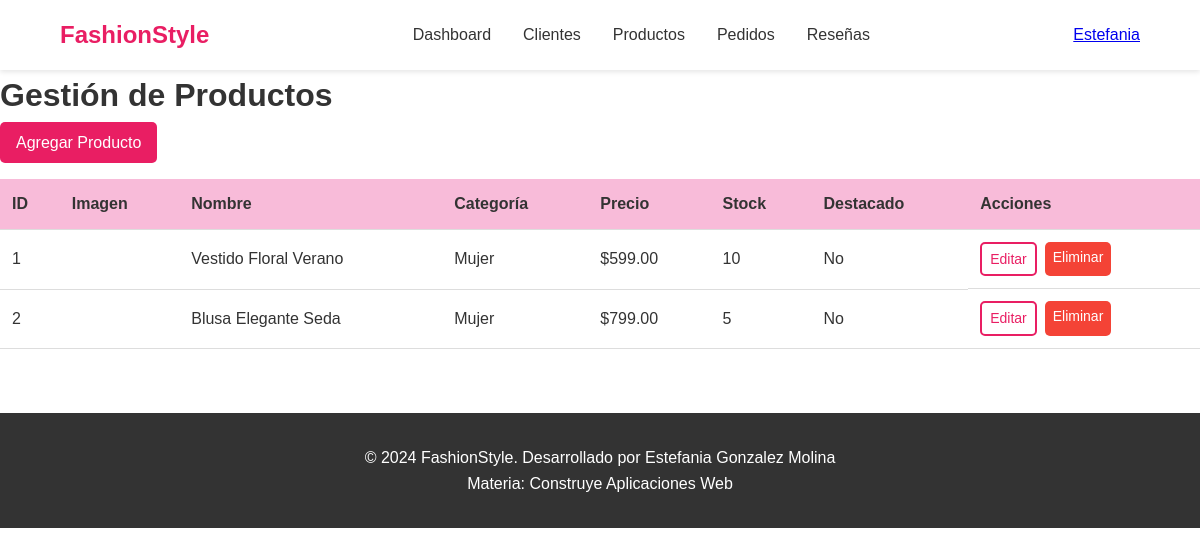
The page /administrador/productos/ (signed in) on the database its author committed.
### tienda/models.py (models this page shows, shortened)
class Usuario(AbstractUser):
    TIPO_USUARIO = [
        ('admin', 'Administrador'),
        ('cliente', 'Cliente'),
    ]
    tipo_usuario = models.CharField(max_length=10, choices=TIPO_USUARIO, default='cliente')
    telefono = models.CharField(max_length=15, blank=True)
    calle = models.CharField(max_length=100, blank=True)
    numero_casa = models.CharField(max_length=10, blank=True)
    colonia = models.CharField(max_length=100, blank=True)
    ciudad = models.CharField(max_length=100, blank=True)
    codigo_postal = models.CharField(max_length=10, blank=True)
    descripcion_direccion = models.TextField(blank=True)
    fecha_registro = models.DateTimeField(auto_now_add=True)
    metodo_pago = models.CharField(max_length=50, blank=True)

class Producto(models.Model):
    TALLAS = [
        ('XS', 'Extra Small'),
        ('S', 'Small'),
        ('M', 'Medium'),
        ('L', 'Large'),
        ('XL', 'Extra Large'),
        ('XXL', 'Extra Extra Large'),
    ]
    TEMPORADAS = [
        ('primavera', 'Primavera'),
        ('verano', 'Verano'),
        ('otono', 'Otoño'),
        ('invierno', 'Invierno'),
    ]
    TIPOS = [
        ('camisa', 'Camisa'),
        ('pantalon', 'Pantalón'),
        ('vestido', 'Vestido'),
        ('falda', 'Falda'),
        ('blusa', 'Blusa'),
        ('chaqueta', 'Chaqueta'),
        ('zapatos', 'Zapatos'),
        ('accesorio', 'Accesorio'),
    ]
    categoria = models.ForeignKey(Categoria, on_delete=models.CASCADE)
    nombre = models.CharField(max_length=100)
    descripcion = models.TextField()
    precio = models.DecimalField(max_digits=10, decimal_places=2)
    stock = models.IntegerField(default=0)
    talla = models.CharField(max_length=10, choices=TALLAS)
    color = models.CharField(max_length=50)
    material = models.CharField(max_length=100)
    temporada = models.CharField(max_length=20, choices=TEMPORADAS)
    tipo = models.CharField(max_length=20, choices=TIPOS)
    imagen = models.ImageField(upload_to='productos/')
    destacado = models.BooleanField(default=False)
    fecha_creacion = models.DateTimeField(auto_now_add=True)
    edad_recomendada = models.CharField(max_length=20, blank=True)

class Categoria(models.Model):
    nombre = models.CharField(max_length=50)
    descripcion = models.TextField(blank=True)

### tienda/views.py (the view)
# urls.py: path('administrador/productos/', views.gestion_productos, name='gestion_productos'),
@login_required
@user_passes_test(es_administrador)
def gestion_productos(request):
    productos = Producto.objects.all()
    categorias = Categoria.objects.all()
    return render(request, 'tienda/gestion_productos.html', {
        'productos': productos,
        'categorias': categorias
    })

### tienda/views.py (called while the page is built)
def es_administrador(user):
    return user.is_authenticated and user.tipo_usuario == 'admin'

### tienda/templates/tienda/gestion_productos.html (shortened to what this page needs)
{% extends 'tienda/base.html' %}
{% block content %}
<div class="gestion-container">
    <div class="gestion-header">
        <h1>Gestión de Productos</h1>
        <a href="{% url 'crear_producto' %}" class="btn btn-primary">Agregar Producto</a>
    </div>
    <table class="gestion-table">
        <thead>
            <tr>
                <th>ID</th>
                <th>Imagen</th>
                <th>Nombre</th>
                <th>Categoría</th>
                <th>Precio</th>
                <th>Stock</th>
                <th>Destacado</th>
                <th>Acciones</th>
            </tr>
        </thead>
        <tbody>
            {% for producto in productos %}
            <tr>
                <td>{{ producto.id }}</td>
                <td>
                </td>
                <td>{{ producto.nombre }}</td>
                <td>{{ producto.categoria.nombre }}</td>
                <td>${{ producto.precio }}</td>
                <td>{{ producto.stock }}</td>
                <td>{% if producto.destacado %}Sí{% else %}No{% endif %}</td>
                <td class="actions">
                    <a href="{% url 'editar_producto' producto.id %}" class="btn btn-sm btn-outline">Editar</a>
                    <a href="{% url 'eliminar_producto' producto.id %}" class="btn btn-sm btn-danger">Eliminar</a>
                </td>
            </tr>
            {% endfor %}
        </tbody>
    </table>
</div>
{% endblock %}

### tienda/templates/tienda/base.html (shortened to what this page needs)
<!DOCTYPE html>
<html lang="es">
<head>
    {% load static %}
    <link rel="stylesheet" href="{% static 'css/style.css' %}">
    <link href="https://cdnjs.cloudflare.com/ajax/libs/font-awesome-6.0.0/css/all.min.css" rel="stylesheet">
</head>
<body>
    <header>
        <nav class="navbar">
            <div class="nav-brand">
                <a href="{% url 'index' %}">FashionStyle</a>
            </div>
            <ul class="nav-menu">
                {% if user.is_authenticated %}
                    {% if user.tipo_usuario == 'admin' %}
                        <li><a href="{% url 'admin_dashboard' %}">Dashboard</a></li>
                        <li><a href="{% url 'gestion_clientes' %}">Clientes</a></li>
                        <li><a href="{% url 'gestion_productos' %}">Productos</a></li>
                        <li><a href="{% url 'gestion_pedidos' %}">Pedidos</a></li>
                        <li><a href="{% url 'gestion_resenas' %}">Reseñas</a></li>
                    {% endif %}
                {% endif %}
            </ul>
            <div class="nav-actions">
                {% if user.is_authenticated %}
                    <div class="dropdown">
                        <a href="#" class="nav-user"> {{ user.username }}</a>
                    </div>
                {% else %}
                    <a href="{% url 'login' %}" class="btn btn-outline">Iniciar Sesión</a>
                    <a href="{% url 'registro' %}" class="btn btn-primary">Registrarse</a>
                {% endif %}
            </div>
        </nav>
    </header>
    <main>
        {% block content %}
        {% endblock %}
    </main>
    <footer>
        <div class="footer-content">
            <p>&copy; 2024 FashionStyle. Desarrollado por Estefania Gonzalez Molina</p>
            <p>Materia: Construye Aplicaciones Web</p>
        </div>
    </footer>
</body>
</html>

### static/css/style.css (style rules this page uses)
:root { --primary-color: #e91e63; --secondary-color: #f8bbd9; --accent-color: #ad1457; --text-color: #333; --bg-color: #fff; --border-color: #ddd; --success-color: #4caf50; --warning-color: #ff9800; --error-color: #f44336; }
* { margin: 0; padding: 0; box-sizing: border-box; }
body { font-family: 'Arial', sans-serif; line-height: 1.6; color: var(--text-color); background-color: var(--bg-color); }
.navbar { display: flex; justify-content: space-between; align-items: center; padding: 1rem 5%; background-color: var(--bg-color); box-shadow: 0 2px 5px rgba(0,0,0,0.1); }
.nav-brand a { font-size: 1.5rem; font-weight: bold; color: var(--primary-color); text-decoration: none; }
.nav-menu { display: flex; list-style: none; gap: 2rem; }
.nav-menu a { text-decoration: none; color: var(--text-color); transition: color 0.3s; }
.dropdown { position: relative; }
.btn { display: inline-block; padding: 0.5rem 1rem; border: none; border-radius: 5px; text-decoration: none; cursor: pointer; transition: all 0.3s; }
.btn-primary { background-color: var(--primary-color); color: white; }
.btn-outline { border: 2px solid var(--primary-color); color: var(--primary-color); background: transparent; }
.btn-danger { background-color: var(--error-color); color: white; }
.btn-sm { padding: 0.25rem 0.5rem; font-size: 0.875rem; }
footer { background-color: #333; color: white; text-align: center; padding: 2rem; margin-top: 4rem; }
.gestion-table { width: 100%; border-collapse: collapse; margin-top: 1rem; }
.gestion-table th, .gestion-table td { padding: 0.75rem; text-align: left; border-bottom: 1px solid var(--border-color); }
.gestion-table th { background-color: var(--secondary-color); font-weight: bold; }
.actions { display: flex; gap: 0.5rem; }

### rows shown on the page
Usuario: username "Estefania"
Producto: id "1", nombre "Vestido Floral Verano", categoria.nombre "Mujer", precio "599.00", stock "10", destacado "No"
Producto: id "2", nombre "Blusa Elegante Seda", categoria.nombre "Mujer", precio "799.00", stock "5", destacado "No"
